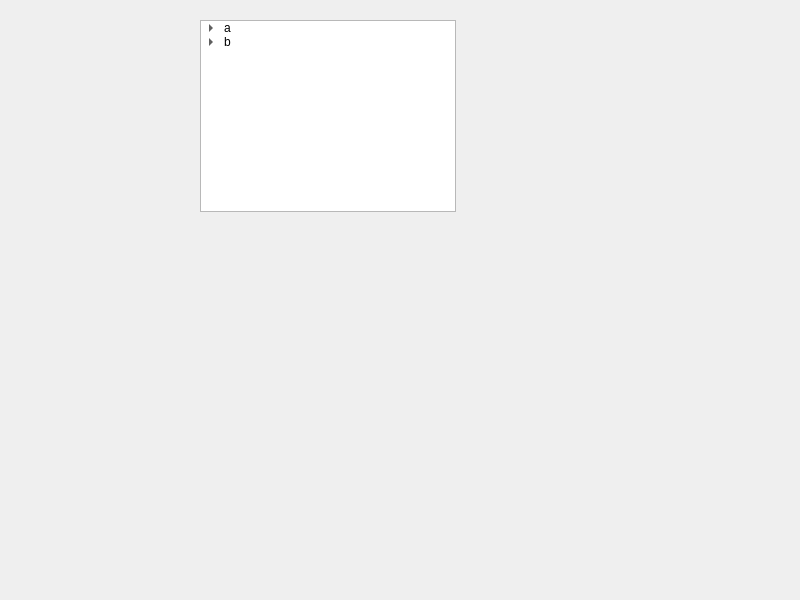
<?xml version="1.0" encoding="UTF-8"?>
<ui version="4.0">
 <class>MainWindow</class>
 <widget class="QMainWindow" name="MainWindow">
  <property name="geometry">
   <rect>
    <x>0</x>
    <y>0</y>
    <width>800</width>
    <height>600</height>
   </rect>
  </property>
  <property name="windowTitle">
   <string>MainWindow</string>
  </property>
  <widget class="QWidget" name="centralwidget">
   <widget class="QTreeWidget" name="treeWidget">
    <property name="geometry">
     <rect>
      <x>200</x>
      <y>20</y>
      <width>256</width>
      <height>192</height>
     </rect>
    </property>
    <attribute name="headerVisible">
     <bool>false</bool>
    </attribute>
    <column>
     <property name="text">
      <string>1</string>
     </property>
    </column>
    <item>
     <property name="text">
      <string>a</string>
     </property>
     <item>
      <property name="text">
       <string>a1</string>
      </property>
      <item>
       <property name="text">
        <string>a1_2</string>
       </property>
      </item>
     </item>
    </item>
    <item>
     <property name="text">
      <string>b</string>
     </property>
     <item>
      <property name="text">
       <string>b1</string>
      </property>
     </item>
    </item>
   </widget>
  </widget>
 </widget>
 <resources/>
 <connections/>
</ui>
